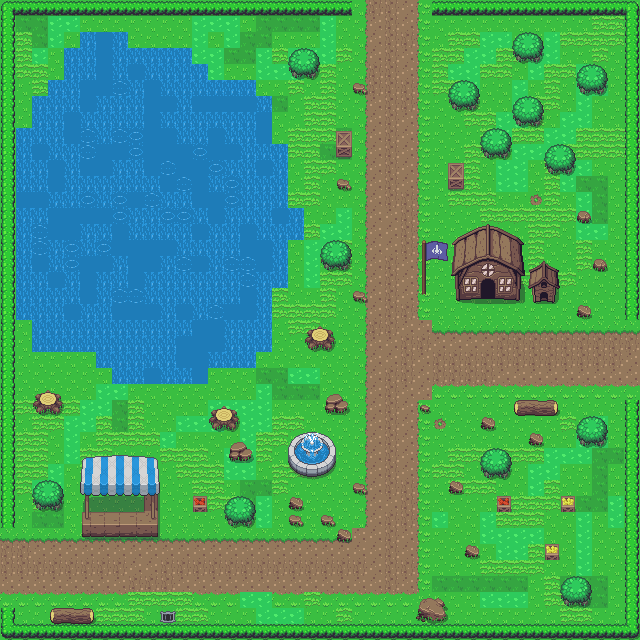

The image is a tile-based game level rendered from a .tmx file. Its description and source (layers, tilesets, objects; grid data summarised) follow:
An orthogonal 40x40 tile map with 16x16 px tiles, 2 tile layers (Ground, Collision) and 80 objects.

<map version="1.4" tiledversion="1.4.3" orientation="orthogonal" renderorder="right-down" width="40" height="40" tilewidth="16" tileheight="16" infinite="0" nextlayerid="4" nextobjectid="85">
 <tileset firstgid="1" source="Overworld.tsx" />
 <layer id="1" name="Ground" width="40" height="40">
  <data>[1600 cells, 1600 non-empty, 10 distinct tile ids]</data>
 </layer>
 <layer id="2" name="Collision" width="40" height="40">
  <data>[1600 cells, 740 non-empty, 117 distinct tile ids]</data>
 </layer>
 <objectgroup id="3" name="Collision Objects">
  <object id="1" x="291.091" y="51.2727" width="26.1818" height="25.0909" />
  <object id="2" x="354" y="83.4545" width="11.8182" height="9.27273" />
  <object id="3" x="449.455" y="82.9091" width="27.2727" height="26.1818" />
  <object id="4" x="481.273" y="129.818" width="26.1818" height="27.0909" />
  <object id="5" x="545.455" y="147.091" width="26.7273" height="24.5455" />
  <object id="6" x="514" y="99.6364" width="27.0909" height="24.5455" />
  <object id="7" x="580.545" y="64.5455" width="25.6364" height="27.6364" />
  <object id="8" x="514" y="35.6364" width="27.8182" height="25.2727" />
  <object id="9" x="421.818" y="241.091" width="3.45455" height="52.3636" />
  <object id="10" x="425.273" y="242.545" width="22.5455" height="17.2727" />
  <object id="11" x="452.909" y="243.455" width="70.7273" height="31.8182" />
  <object id="12" x="453.455" y="239.636" width="68.1818" height="2.90909" />
  <object id="13" x="456.364" y="275.636" width="64" height="24" />
  <object id="14" x="457.455" y="238" width="62.1818" height="0.909091" />
  <object id="15" x="461.455" y="231.091" width="54" height="7.09091" />
  <object id="16" x="472.909" y="227.273" width="28.5455" height="5.27273" />
  <object id="17" x="529.273" y="269.636" width="30" height="19.0909" />
  <object id="18" x="533.091" y="288.545" width="21.0909" height="12.5455" />
  <object id="19" x="534.182" y="266.545" width="21.0909" height="5.09091" />
  <object id="20" x="540.182" y="263.091" width="8.72727" height="7.27273" />
  <object id="21" x="576.909" y="305.818" width="13.4545" height="12" />
  <object id="22" x="514.364" y="399.636" width="43.6364" height="16" />
  <object id="23" x="577.455" y="419.091" width="28.5455" height="26" />
  <object id="24" x="481.091" y="451.273" width="29.0909" height="26.7273" />
  <object id="25" x="496.727" y="496.182" width="14.5455" height="15.2727" />
  <object id="26" x="560.364" y="495.455" width="14.9091" height="16.3636" />
  <object id="27" x="545.455" y="544.182" width="13.8182" height="15.8182" />
  <object id="28" x="562" y="576.364" width="28.5455" height="29.4545" />
  <object id="29" x="418.545" y="598.364" width="27.2727" height="23.4545" />
  <object id="30" x="224.727" y="497.818" width="21.4545" height="24.1818" />
  <object id="31" x="192.727" y="497.091" width="14.3636" height="14.5455" />
  <object id="32" x="81.6364" y="458.545" width="76.3636" height="78.7273" />
  <object id="33" x="34" y="482.727" width="28" height="26.5455" />
  <object id="34" x="33.6364" y="390.364" width="28.9091" height="23.2727" />
  <object id="35" x="209.636" y="405.818" width="28.3636" height="23.6364" />
  <object id="36" x="230" y="442.727" width="22.5455" height="19.2727" />
  <object id="37" x="288.545" y="440" width="46.7273" height="28.5455" />
  <object id="38" x="293.273" y="434.545" width="37.4545" height="6.18182" />
  <object id="39" x="296.545" y="468.545" width="28.1818" height="7.63636" />
  <object id="40" x="327.273" y="395.636" width="18.7273" height="17.8182" />
  <object id="41" x="307.818" y="327.818" width="23.8182" height="20.1818" />
  <object id="42" x="320.545" y="241.091" width="29.2727" height="28.7273" />
  <object id="43" x="337.455" y="179.273" width="13.4545" height="11.0909" />
  <object id="44" x="352.545" y="290.909" width="13.0909" height="11.2727" />
  <object id="45" x="49" y="608" width="45.5" height="15.5" />
  <object id="46" x="290.182" y="497.273" width="12.3636" height="12.9091" />
  <object id="47" x="288.545" y="514.909" width="14.9091" height="10" />
  <object id="48" x="321.636" y="515.636" width="13.0909" height="10" />
  <object id="49" x="336.909" y="529.091" width="14.3636" height="11.8182" />
  <object id="50" x="353.818" y="485.091" width="12.1818" height="8.90909" />
  <object id="51" x="450.182" y="482.909" width="11.8182" height="9.09091" />
  <object id="52" x="465.455" y="544.727" width="13.6364" height="13.8182" />
  <object id="53" x="480.182" y="418.182" width="14.9091" height="9.81818" />
  <object id="54" x="420.545" y="405.091" width="8.72727" height="6.54545" />
  <object id="55" x="528.909" y="432.545" width="13.6364" height="12.1818" />
  <object id="56" x="246" y="499.667" width="8" height="20.6667" />
  <object id="57" x="447.667" y="162.333" width="16.6667" height="25.3333" />
  <object id="58" x="335.333" y="130.667" width="16.6667" height="27" />
  <object id="59" x="15.5" y="128" width="256.5" height="194" />
  <object id="60" x="31" y="321" width="242" height="31" />
  <object id="61" x="94.5" y="352" width="161" height="14.5" />
  <object id="62" x="109" y="366" width="98.5" height="18" />
  <object id="63" x="272.5" y="144" width="14.5" height="142.5" />
  <object id="64" x="286.5" y="210" width="17.5" height="27.5" />
  <object id="65" x="33" y="95" width="239" height="30.5" />
  <object id="66" x="48.5" y="79.5" width="210.5" height="14" />
  <object id="67" x="62" y="45.5" width="131" height="30.5" />
  <object id="68" x="191.5" y="64" width="17" height="15.5" />
  <object id="69" x="81.5" y="34" width="46.5" height="13.5" />
  <object id="70" x="2.66667" y="2" width="348.667" height="12" />
  <object id="71" x="432" y="0" width="205.333" height="14" />
  <object id="72" x="624.667" y="401.333" width="13.3333" height="234" />
  <object id="73" x="625.333" y="14.6667" width="12" height="301.333" />
  <object id="74" x="-0.666667" y="12.6667" width="15.3333" height="514.667" />
  <object id="75" x="0" y="608" width="14.6667" height="27.3333" />
  <object id="76" x="14.6667" y="624" width="380" height="12" />
  <object id="77" x="393.333" y="624" width="232" height="12.6667" />
  <object id="78" x="735.333" y="568" width="1.33333" />
  <object id="79" x="576.5" y="211" width="14" height="11.75" />
  <object id="80" x="593.5" y="258.5" width="13.25" height="13" />
 </objectgroup>
</map>
